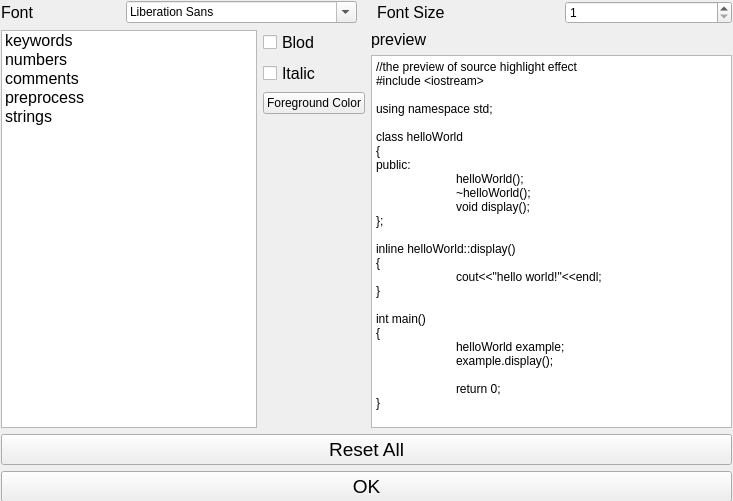
<?xml version="1.0" encoding="UTF-8"?>
<ui version="4.0">
 <class>editorConfigDlg</class>
 <widget class="QWidget" name="editorConfigDlg">
  <property name="geometry">
   <rect>
    <x>0</x>
    <y>0</y>
    <width>733</width>
    <height>501</height>
   </rect>
  </property>
  <property name="windowTitle">
   <string>EditorConfig</string>
  </property>
  <widget class="QWidget" name="layoutWidget">
   <property name="geometry">
    <rect>
     <x>1</x>
     <y>1</y>
     <width>731</width>
     <height>501</height>
    </rect>
   </property>
   <layout class="QVBoxLayout" name="verticalLayout_3">
    <item>
     <layout class="QHBoxLayout" name="horizontalLayout_3">
      <property name="spacing">
       <number>20</number>
      </property>
      <item>
       <layout class="QHBoxLayout" name="horizontalLayout">
        <item>
         <widget class="QLabel" name="label">
          <property name="font">
           <font>
            <pointsize>12</pointsize>
           </font>
          </property>
          <property name="text">
           <string>Font</string>
          </property>
         </widget>
        </item>
        <item>
         <widget class="QFontComboBox" name="fontComboBox"/>
        </item>
       </layout>
      </item>
      <item>
       <layout class="QHBoxLayout" name="horizontalLayout_2">
        <item>
         <widget class="QLabel" name="label_2">
          <property name="font">
           <font>
            <pointsize>12</pointsize>
           </font>
          </property>
          <property name="text">
           <string>Font Size</string>
          </property>
         </widget>
        </item>
        <item>
         <widget class="QSpinBox" name="spinBox">
          <property name="minimum">
           <number>1</number>
          </property>
          <property name="maximum">
           <number>100</number>
          </property>
         </widget>
        </item>
       </layout>
      </item>
     </layout>
    </item>
    <item>
     <layout class="QHBoxLayout" name="horizontalLayout_5">
      <item>
       <layout class="QHBoxLayout" name="horizontalLayout_4">
        <item>
         <widget class="QListWidget" name="listWidget">
          <property name="font">
           <font>
            <pointsize>12</pointsize>
           </font>
          </property>
          <item>
           <property name="text">
            <string>keywords</string>
           </property>
           <property name="flags">
            <set>ItemIsSelectable|ItemIsUserCheckable|ItemIsEnabled</set>
           </property>
          </item>
          <item>
           <property name="text">
            <string>numbers</string>
           </property>
           <property name="flags">
            <set>ItemIsSelectable|ItemIsUserCheckable|ItemIsEnabled</set>
           </property>
          </item>
          <item>
           <property name="text">
            <string>comments</string>
           </property>
           <property name="flags">
            <set>ItemIsSelectable|ItemIsUserCheckable|ItemIsEnabled</set>
           </property>
          </item>
          <item>
           <property name="text">
            <string>preprocess</string>
           </property>
           <property name="flags">
            <set>ItemIsSelectable|ItemIsUserCheckable|ItemIsEnabled</set>
           </property>
          </item>
          <item>
           <property name="text">
            <string>strings</string>
           </property>
           <property name="flags">
            <set>ItemIsSelectable|ItemIsUserCheckable|ItemIsEnabled</set>
           </property>
          </item>
         </widget>
        </item>
        <item>
         <layout class="QVBoxLayout" name="verticalLayout_2">
          <item>
           <widget class="QCheckBox" name="checkBox_blod">
            <property name="font">
             <font>
              <pointsize>12</pointsize>
             </font>
            </property>
            <property name="text">
             <string>Blod</string>
            </property>
           </widget>
          </item>
          <item>
           <widget class="QCheckBox" name="checkBox_italic">
            <property name="font">
             <font>
              <pointsize>12</pointsize>
             </font>
            </property>
            <property name="text">
             <string>Italic</string>
            </property>
           </widget>
          </item>
          <item>
           <widget class="QPushButton" name="pushButton_fgc">
            <property name="text">
             <string>Foreground Color</string>
            </property>
            <property name="autoDefault">
             <bool>false</bool>
            </property>
            <property name="default">
             <bool>false</bool>
            </property>
            <property name="flat">
             <bool>false</bool>
            </property>
           </widget>
          </item>
          <item>
           <spacer name="verticalSpacer">
            <property name="orientation">
             <enum>Qt::Vertical</enum>
            </property>
            <property name="sizeHint" stdset="0">
             <size>
              <width>20</width>
              <height>40</height>
             </size>
            </property>
           </spacer>
          </item>
         </layout>
        </item>
       </layout>
      </item>
      <item>
       <layout class="QVBoxLayout" name="verticalLayout">
        <item>
         <widget class="QLabel" name="label_3">
          <property name="font">
           <font>
            <pointsize>12</pointsize>
           </font>
          </property>
          <property name="text">
           <string>preview</string>
          </property>
         </widget>
        </item>
        <item>
         <widget class="QTextBrowser" name="textBrowser">
          <property name="html">
           <string>&lt;!DOCTYPE HTML PUBLIC &quot;-//W3C//DTD HTML 4.0//EN&quot; &quot;http://www.w3.org/TR/REC-html40/strict.dtd&quot;&gt;
&lt;html&gt;&lt;head&gt;&lt;meta name=&quot;qrichtext&quot; content=&quot;1&quot; /&gt;&lt;style type=&quot;text/css&quot;&gt;
p, li { white-space: pre-wrap; }
&lt;/style&gt;&lt;/head&gt;&lt;body style=&quot; font-family:'Abyssinica SIL'; font-size:9pt; font-weight:400; font-style:normal;&quot;&gt;
&lt;p style=&quot; margin-top:0px; margin-bottom:0px; margin-left:0px; margin-right:0px; -qt-block-indent:0; text-indent:0px;&quot;&gt;//the preview of source highlight effect&lt;/p&gt;
&lt;p style=&quot; margin-top:0px; margin-bottom:0px; margin-left:0px; margin-right:0px; -qt-block-indent:0; text-indent:0px;&quot;&gt;#include &amp;lt;iostream&amp;gt;&lt;/p&gt;
&lt;p style=&quot;-qt-paragraph-type:empty; margin-top:0px; margin-bottom:0px; margin-left:0px; margin-right:0px; -qt-block-indent:0; text-indent:0px;&quot;&gt;&lt;br /&gt;&lt;/p&gt;
&lt;p style=&quot; margin-top:0px; margin-bottom:0px; margin-left:0px; margin-right:0px; -qt-block-indent:0; text-indent:0px;&quot;&gt;using namespace std;&lt;/p&gt;
&lt;p style=&quot;-qt-paragraph-type:empty; margin-top:0px; margin-bottom:0px; margin-left:0px; margin-right:0px; -qt-block-indent:0; text-indent:0px;&quot;&gt;&lt;br /&gt;&lt;/p&gt;
&lt;p style=&quot; margin-top:0px; margin-bottom:0px; margin-left:0px; margin-right:0px; -qt-block-indent:0; text-indent:0px;&quot;&gt;class helloWorld&lt;/p&gt;
&lt;p style=&quot; margin-top:0px; margin-bottom:0px; margin-left:0px; margin-right:0px; -qt-block-indent:0; text-indent:0px;&quot;&gt;{&lt;/p&gt;
&lt;p style=&quot; margin-top:0px; margin-bottom:0px; margin-left:0px; margin-right:0px; -qt-block-indent:0; text-indent:0px;&quot;&gt;public:&lt;/p&gt;
&lt;p style=&quot; margin-top:0px; margin-bottom:0px; margin-left:0px; margin-right:0px; -qt-block-indent:0; text-indent:0px;&quot;&gt;	helloWorld();&lt;/p&gt;
&lt;p style=&quot; margin-top:0px; margin-bottom:0px; margin-left:0px; margin-right:0px; -qt-block-indent:0; text-indent:0px;&quot;&gt;	~helloWorld();&lt;/p&gt;
&lt;p style=&quot; margin-top:0px; margin-bottom:0px; margin-left:0px; margin-right:0px; -qt-block-indent:0; text-indent:0px;&quot;&gt;	void display();&lt;/p&gt;
&lt;p style=&quot; margin-top:0px; margin-bottom:0px; margin-left:0px; margin-right:0px; -qt-block-indent:0; text-indent:0px;&quot;&gt;};&lt;/p&gt;
&lt;p style=&quot;-qt-paragraph-type:empty; margin-top:0px; margin-bottom:0px; margin-left:0px; margin-right:0px; -qt-block-indent:0; text-indent:0px;&quot;&gt;&lt;br /&gt;&lt;/p&gt;
&lt;p style=&quot; margin-top:0px; margin-bottom:0px; margin-left:0px; margin-right:0px; -qt-block-indent:0; text-indent:0px;&quot;&gt;inline helloWorld::display()&lt;/p&gt;
&lt;p style=&quot; margin-top:0px; margin-bottom:0px; margin-left:0px; margin-right:0px; -qt-block-indent:0; text-indent:0px;&quot;&gt;{&lt;/p&gt;
&lt;p style=&quot; margin-top:0px; margin-bottom:0px; margin-left:0px; margin-right:0px; -qt-block-indent:0; text-indent:0px;&quot;&gt;	cout&amp;lt;&amp;lt;&amp;quot;hello world!&amp;quot;&amp;lt;&amp;lt;endl;&lt;/p&gt;
&lt;p style=&quot; margin-top:0px; margin-bottom:0px; margin-left:0px; margin-right:0px; -qt-block-indent:0; text-indent:0px;&quot;&gt;}&lt;/p&gt;
&lt;p style=&quot;-qt-paragraph-type:empty; margin-top:0px; margin-bottom:0px; margin-left:0px; margin-right:0px; -qt-block-indent:0; text-indent:0px;&quot;&gt;&lt;br /&gt;&lt;/p&gt;
&lt;p style=&quot; margin-top:0px; margin-bottom:0px; margin-left:0px; margin-right:0px; -qt-block-indent:0; text-indent:0px;&quot;&gt;int main()&lt;/p&gt;
&lt;p style=&quot; margin-top:0px; margin-bottom:0px; margin-left:0px; margin-right:0px; -qt-block-indent:0; text-indent:0px;&quot;&gt;{&lt;/p&gt;
&lt;p style=&quot; margin-top:0px; margin-bottom:0px; margin-left:0px; margin-right:0px; -qt-block-indent:0; text-indent:0px;&quot;&gt;	helloWorld example;&lt;/p&gt;
&lt;p style=&quot; margin-top:0px; margin-bottom:0px; margin-left:0px; margin-right:0px; -qt-block-indent:0; text-indent:0px;&quot;&gt;	example.display();&lt;/p&gt;
&lt;p style=&quot;-qt-paragraph-type:empty; margin-top:0px; margin-bottom:0px; margin-left:0px; margin-right:0px; -qt-block-indent:0; text-indent:0px;&quot;&gt;&lt;br /&gt;&lt;/p&gt;
&lt;p style=&quot; margin-top:0px; margin-bottom:0px; margin-left:0px; margin-right:0px; -qt-block-indent:0; text-indent:0px;&quot;&gt;	return 0;&lt;/p&gt;
&lt;p style=&quot; margin-top:0px; margin-bottom:0px; margin-left:0px; margin-right:0px; -qt-block-indent:0; text-indent:0px;&quot;&gt;}&lt;/p&gt;&lt;/body&gt;&lt;/html&gt;</string>
          </property>
         </widget>
        </item>
       </layout>
      </item>
     </layout>
    </item>
    <item>
     <widget class="QPushButton" name="pushButton_3">
      <property name="font">
       <font>
        <pointsize>14</pointsize>
       </font>
      </property>
      <property name="text">
       <string>Reset All</string>
      </property>
     </widget>
    </item>
    <item>
     <widget class="QPushButton" name="pushButton">
      <property name="font">
       <font>
        <pointsize>14</pointsize>
       </font>
      </property>
      <property name="text">
       <string>OK</string>
      </property>
     </widget>
    </item>
   </layout>
  </widget>
 </widget>
 <resources/>
 <connections/>
</ui>
